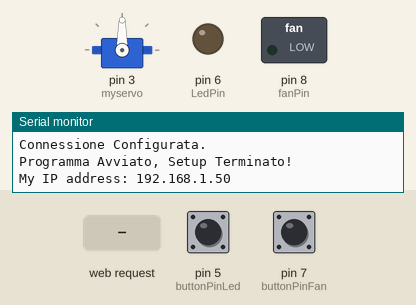
This sketch was run on a simulated Arduino Mega 2560, built with avr-gcc and run on an emulated ATmega2560. Parts: servo, switched loads named in the sketch (green lamp = pin HIGH), output pins drawn as LEDs (lit = HIGH), the last lines printed to the serial monitor. The inputs (shaded band) are chosen by the test bench; at power-on: pin 5 (buttonPinLed) LOW, pin 7 (buttonPinFan) LOW. WiFi joins after 1.5 s; servers stay silent unless stated; random numbers use the default seed unless the sketch sets one.

Above: at 5.7 s.
5.8 s: pin 5 (buttonPinLed) pulled HIGH for 0.15 s
At 7.1 s:
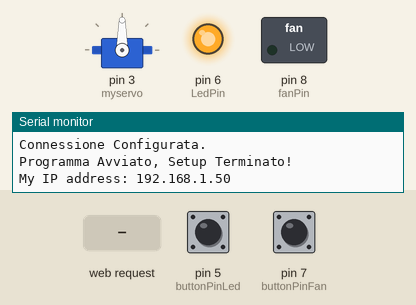
7.4 s: pin 7 (buttonPinFan) pulled HIGH for 1 s
At 8.0 s:
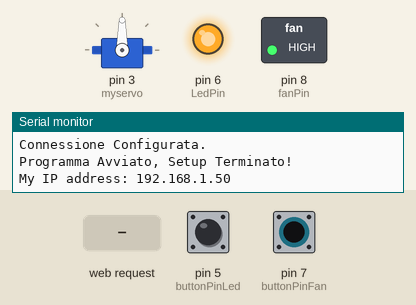
9.9 s: HTTP request GET /digitalWrite received
At 11.8 s:
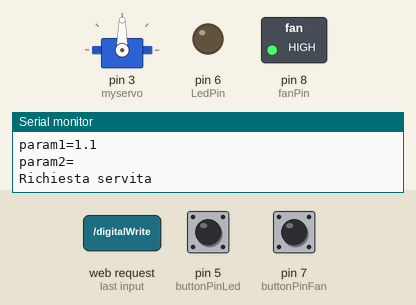
14.5 s: pin 7 (buttonPinFan) pulled HIGH for 0.15 s
At 15.0 s:
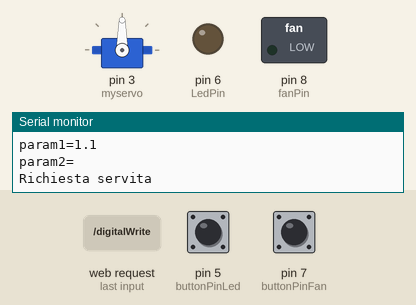
16.1 s: pin 7 (buttonPinFan) pulled HIGH for 3.2 s
At 16.9 s:
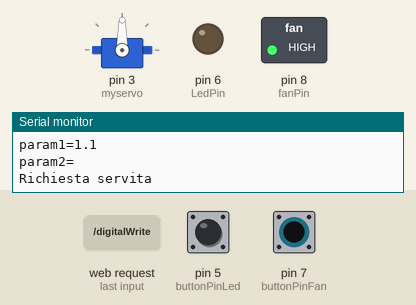
Timing chart, 0 to 19.1 s (numbered marks = the images above; inputs shaded):
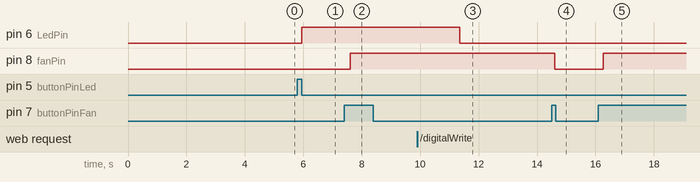

The sketch:

SchedaAttuatori.ino
```cpp
/********************************************************************************************************
 * Mirko Mancin - Tesi triennale a.a. 2011/12
 *
 * SCHEDA PER IL RICONOSCIMENTO DI USB HOST,
 * ESEMPI DI ATTUATORI
 *
 * - MEGA ADK FOR ANDROID
 * - LED (6)
 * - VENTOLE 5V (8)
 * - SERVO MOTORE (3)
 *
 *********************************************************************************************************/

//DEFINIZIONE LIBRERIE
#include <SPI.h>
#include <Ethernet.h>
#include <Servo.h>

//CONFIGURAZIONE PER L'ETHERNET
byte mac[] = { 0x90, 0xA2, 0xDA, 0x0D, 0x1D, 0x93 };
//byte ip[] = { 192,168,1,10 };

#define bufferMax 128
int bufferSize;
char buffer[bufferMax];
char bufferRisp[256];

char serverName[] = "www.mancio90.it";//URL del server a cui connettersi
#define serverPort 8080 //porta di connessione

EthernetClient client;//dichiaro una variabile globale per il client ethernet
EthernetServer server(serverPort);

unsigned long time = 0;

char valBuffer[8];
char timestamp[8];

char jsonMsg[256];

int sizeRisp = 0;
int richiedorisposta = 0;
int i;

//ATTUATORI
Servo myservo;  // create servo object to control a servo

int potpin = A10;  // analog pin used to connect the potentiometer
int valServo;    // variable to read the value from the analog pin

const int buttonPinFan = 7;     // the number of the pushbutton pin
const int fanPin =  8;      // the number of the LED pin

int valFan=0; //val will be used to store state of pin
int old_val_Fan=0;

int buttonFan = 0;

const int buttonPinLed = 5;     // the number of the pushbutton pin
const int LedPin =  6;      // the number of the LED pin

int valLed=0; //val will be used to store state of pin
int old_val_Led=0;

int buttonLed = 0;


void setup(){
  //CONFIGURAZIONE USB HOST
  Serial.begin( 9600 );
  Serial.println("Start");

  //CONFIGURAZIONE ETHERNET
  Serial.println("...Configuro la connessione ethernet...");
  Ethernet.begin(mac);  //configuro lo shield ethernet
  Serial.println("Connessione Configurata.");
  delay(1000);//aspetto un secondo per far avviare lo shield ethernet
  Serial.println("Programma Avviato, Setup Terminato!");
  Serial.print("My IP address: ");
  Serial.println(Ethernet.localIP());
  server.begin();
  client.flush();
  // initialize the LED pin as an output:
  pinMode(fanPin, OUTPUT);
  // initialize the pushbutton pin as an input:
  pinMode(buttonPinFan, INPUT);

  // initialize the LED pin as an output:
  pinMode(LedPin, OUTPUT);
  // initialize the pushbutton pin as an input:
  pinMode(buttonPinLed, INPUT);

  myservo.attach(3);  // attaches the servo on pin 33 to the servo object
  delay(2000);
}

void loop(){
  time = millis();

  //setServo();
  setFan();
  setLed();

  client = server.available();
  if (client)
  {
    Serial.println("Request incoming..");
    WaitForRequest(client);
    ParseReceivedRequest();
    PerformRequestedCommands();
    Serial.println("Richiesta servita");
    byte a;
    while (client.available()) {a=client.read();}
    client.stop();
    EmptyBuffer();
    delay(1000);
  }

  delay(100);
  EmptyBuffer();
  delay(100);
}

//CONTROLLO IL POTENZIOMETRO E SETTO IL SERVOMOTORE
void setServo(){
  valServo = analogRead(potpin);            // reads the value of the potentiometer (value between 0 and 1023)
  valServo = map(valServo, 0, 1023, 0, 179);     // scale it to use it with the servo (value between 0 and 180)
  myservo.write(valServo);                  // sets the servo position according to the scaled value
  delay(15);
}

//CON IL BOTTONE VADO AD AZIONE LE VENTOLE
void setFan(){
  valFan = digitalRead(buttonPinFan);
  //check if input is HIGH

  if ((valFan == HIGH) && (old_val_Fan == LOW)) {
    buttonFan = 1 - buttonFan;
    delay(50);
  }

  old_val_Fan = valFan;

  if (buttonFan == 1) {
    // turn LED on:
    digitalWrite(fanPin, HIGH);
  }
  else {
    // turn LED off:
    digitalWrite(fanPin, LOW);
  }
}

//CON IL BOTTONE VADO AD AZIONARE IL LED
void setLed(){
  valLed = digitalRead(buttonPinLed);
  //check if input is HIGH

  if ((valLed == HIGH) && (old_val_Led == LOW)) {
    buttonLed = 1 - buttonLed;
    delay(50);
  }

  old_val_Led = valLed;

  if (buttonLed == 1) {
    // turn LED on:
    digitalWrite(LedPin, HIGH);
  }
  else {
    // turn LED off:
    digitalWrite(LedPin, LOW);
  }
}

//MANDO I DATI DELL'USB HOST AL SERVER, LI TRATTO COME SE FOSSERO UN TAG
void sendDataToEthernet(int idVendor, int idProduct, int bcdDevice){
  sprintf(timestamp, "%d", random(1, 32000));

  sprintf(jsonMsg,"{\"timestamp\":\"%s\",\"checksum\":\"%s\",\"mac\":\"%s\",\"usbhost\":\"%d.%d.%d\"}\0", timestamp, "5EB63BBBE01EEED093CB22BB8F5ACDC3", "90:A2:DA:0D:1D:93", idVendor, idProduct, bcdDevice);
  for(i=0; jsonMsg[i]!=0; i++);
  i++;

  Serial.println("");
  Serial.println(jsonMsg);

  //while(!client.connect(serverName, serverPort))
  delay(3000);
  if(client.connect(serverName, serverPort)) //connessione al server per invio lettura sensore temperatura
  {
    Serial.println("CONNESSO...");
    delay(200);
    InvioJSONRequest(jsonMsg, i);
    delay(200);
    client.stop();
    Serial.println("...FINE INVIO!");
  }
  client.flush();
  client.stop();

}

//INVIO LA STRINGA JSON AL SERVER
void InvioJSONRequest(char* jsonString, int lungh)
{
  client.print("POST /dsgm2m/api/m2m.php HTTP/1.0\r\n");
  client.print("Content-Length: ");
  client.print(lungh);
  client.print("\r\n\r\n");
  client.print(jsonString);
}

//-- Commands and parameters (sent by browser) --
char cmd[15];    // Nothing magical about 15, increase these if you need longer commands/parameters
char param1[15];
char param2[15];


void WaitForRequest(EthernetClient client) // Sets buffer[] and bufferSize
{
  bufferSize = 0;

  while (client.connected()) {
    if (client.available()) {
	char c = client.read();
	if (c == '\n')
	  break;
	else
	  if (bufferSize < bufferMax)
	    buffer[bufferSize++] = c;
	  else
	    break;
    }
  }

  PrintNumber("bufferSize", bufferSize);
}

void ParseReceivedRequest()
{
  Serial.println("in ParseReceivedRequest");
  Serial.println(buffer);

  //Received buffer contains "GET /cmd/param1/param2 HTTP/1.1".  Break it up.
  char* slash1;
  char* slash2;
  char* slash3;
  char* space2;

  slash1 = strstr(buffer, "/") + 1; // Look for first slash
  slash2 = strstr(slash1, "/") + 1; // second slash
  slash3 = strstr(slash2, "/") + 1; // third slash
  space2 = strstr(slash2, " ") + 1; // space after second slash (in case there is no third slash)
  if (slash3 > space2) slash3=slash2;

  PrintString("slash1",slash1);
  PrintString("slash2",slash2);
  PrintString("slash3",slash3);
  PrintString("space2",space2);

  // strncpy does not automatically add terminating zero, but strncat does! So start with blank string and concatenate.
  cmd[0] = 0;
  param1[0] = 0;
  param2[0] = 0;
  strncat(cmd, slash1, slash2-slash1-1);
  strncat(param1, slash2, slash3-slash2-1);
  strncat(param2, slash3, space2-slash3-1);

  PrintString("cmd",cmd);
  PrintString("param1",param1);
  PrintString("param2",param2);
}

void PerformRequestedCommands()
{
  if ( strcmp(cmd,"digitalWrite") == 0 ) RemoteDigitalWrite();
  if ( strcmp(cmd,"digitalRead") == 0 ) RemoteDigitalRead();
  if ( strcmp(cmd,"analogRead") == 0 ) RemoteAnalogRead();
  if ( strcmp(cmd,"analogWrite") == 0 ) RemoteAnalogWrite();
}

void RemoteDigitalWrite()
{
  int ledPin = param1[0] - '0'; // Param1 should be one digit port
  int ledState = param2[0] - '0'; // Param2 should be either 1 or 0
  digitalWrite(ledPin, ledState);

  if(ledPin==fanPin) buttonFan = ledState;
  if(ledPin==LedPin) buttonLed = ledState;

  //-- Send response back to browser --
  server.print("D");
  server.print(ledPin, DEC);
  server.print(" is ");
  server.print( (ledState==1) ? "ON" : "off" );
  delay(200);
  //-- Send debug message to serial port --
  Serial.println("RemoteDigitalWrite");
  PrintNumber("ledPin", ledPin);
  PrintNumber("ledState", ledState);
}
void RemoteDigitalRead()
{
  int ledPin = param1[0] - '0'; // Param1 should be one digit port
  int ledState; // Param2 should be either 1 or 0
  ledState = digitalRead(ledPin);

  //-- Send response back to browser --
  server.print("D");
  server.print(ledPin, DEC);
  server.print(" is ");
  server.print( (ledState==1) ? "ON" : "off" );
  delay(200);
  //-- Send debug message to serial port --
  Serial.println("RemoteDigitalRead");
  PrintNumber("ledPin", ledPin);
  PrintNumber("ledState", ledState);
}

void RemoteAnalogRead()
{
  // If desired, use more server.print() to send http header instead of just sending the analog value.
  int analogPin = param1[0] - '0'; // Param1 should be one digit analog port
  int analogValue = analogRead(analogPin);

  //-- Send response back to browser --
  server.print("A");
  server.print(analogPin, DEC);
  server.print(" is ");
  server.print(analogValue,DEC);
  delay(200);
  //-- Send debug message to serial port --
  Serial.println("RemoteAnalogRead");
  PrintNumber("analogPin", analogPin);
  PrintNumber("analogValue", analogValue);
}

void RemoteAnalogWrite()
{
  // If desired, use more server.print() to send http header instead of just sending the analog value.
  int analogPin = param1[0] - '0'; // Param1 should be one digit analog port
  int analogValue = param2[0] - '0';

  if(analogPin!=3) analogWrite(analogPin, analogValue);
  else{
    myservo.write((analogValue*20)-1);
    delay(15);
  }

  //-- Send response back to browser --
  server.print("A");
  server.print(analogPin, DEC);
  server.print(" is ");
  server.print(analogValue,DEC);
  delay(200);
  //-- Send debug message to serial port --
  Serial.println("RemoteAnalogWrite");
  PrintNumber("analogPin", analogPin);
  PrintNumber("analogValue", analogValue);
}

void PrintString(char* label, char* str)
{
  Serial.print(label);
  Serial.print("=");
  Serial.println(str);
  EmptyBuffer();
}

void PrintNumber(char* label, int number)
{
  Serial.print(label);
  Serial.print("=");
  Serial.println(number, DEC);
  EmptyBuffer();
}

void EmptyBuffer(){
  byte a;
  while (Serial.available()) {a=Serial.read();}
}
```

Measured:
- after the input at 5.8 s, pin 6 (LedPin): LOW → HIGH after 0.15 s
- after the input at 7.4 s, pin 8 (fanPin): LOW → HIGH after 0.20 s
- after the input at 9.9 s, pin 6 (LedPin): HIGH → LOW after 1.5 s
- after the input at 14.5 s, pin 8 (fanPin): HIGH → LOW after 0.11 s
- after the input at 16.1 s, pin 8 (fanPin): LOW → HIGH after 0.17 s
